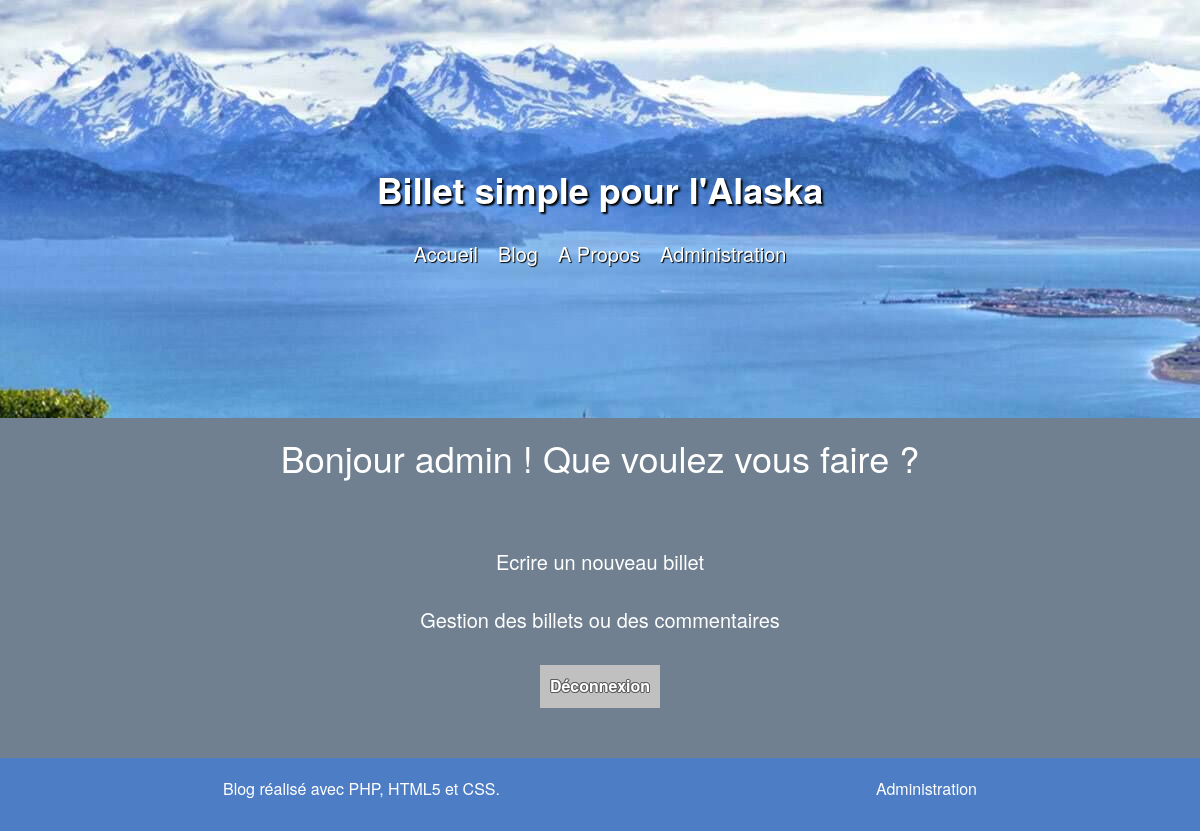
Page /index.php?action=admin (signed in) on the earlier database version.
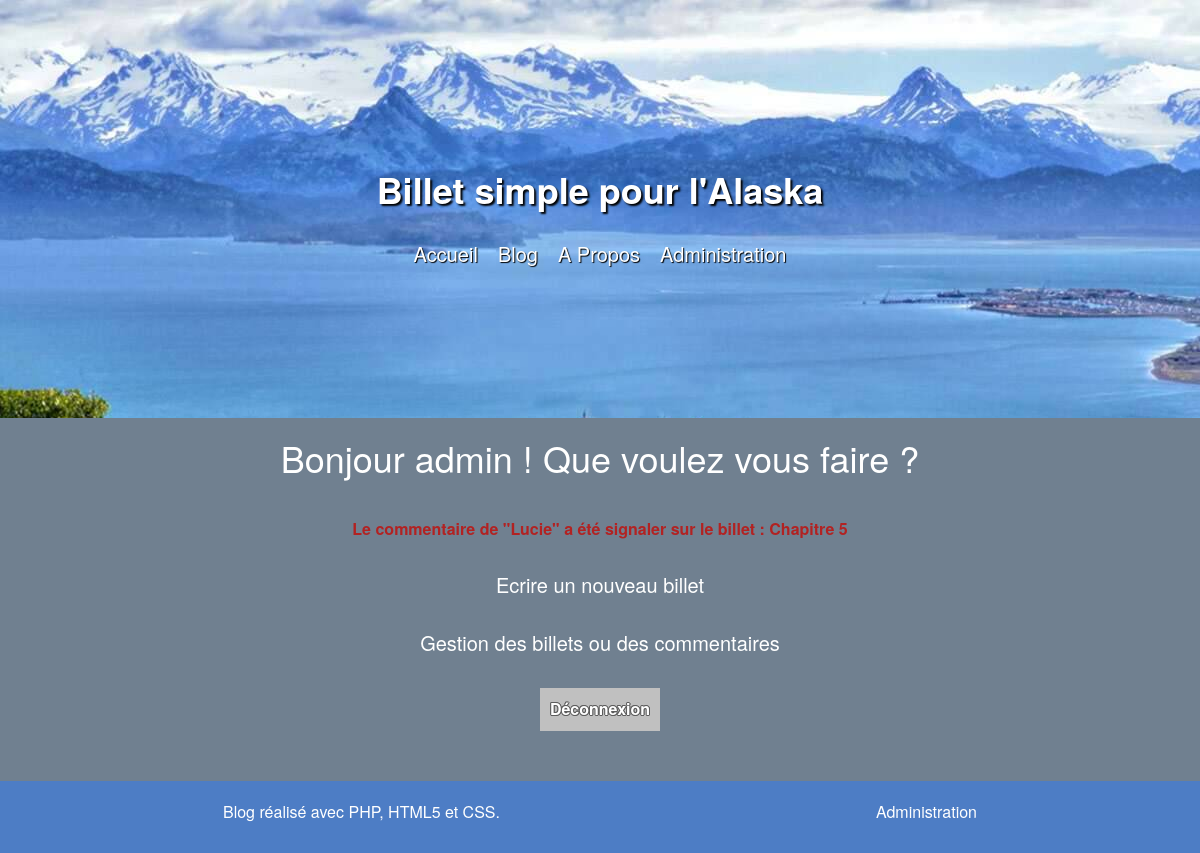
Same page on the later database version.
### tables this page shows
CREATE TABLE IF NOT EXISTS `comments` (
  `id` int(11) NOT NULL,
  `post_id` int(11) NOT NULL,
  `author` varchar(255) NOT NULL,
  `comment` text NOT NULL,
  `reported` tinyint(1) NOT NULL,
  `comment_date` datetime NOT NULL
);

CREATE TABLE IF NOT EXISTS `posts` (
  `id` int(11) NOT NULL,
  `title` varchar(255) NOT NULL,
  `content` text NOT NULL,
  `author` varchar(255) NOT NULL,
  `publication_date` datetime NOT NULL
);

### Controler/ControlerAdmin.php (called while the page is built, shortened)
<?php
require_once 'View/View.php';
require_once 'Model/Comment.php';
class ControlerAdmin {
    public function __construct() {
        $this->comment = new Comment();
  }
    public function view() {
      $reportedCom = $this->comment->getReportedCom();
         $view = new View("Admin");
         $view->generate(array('reportedCom' => $reportedCom));
  }
}

### index.php (called while the page is built)
<?php
require('Controler/Router.php');
$router = new Router();
$router->routerQuery();

### Model/Comment.php (called while the page is built, shortened)
<?php
require_once 'Model/Model.php';
class Comment extends Model {
    public function getReportedCom() {
        $sql = 'SELECT posts.title, comments.author FROM posts INNER JOIN comments ON comments.post_id=posts.id WHERE comments.reported=1';
        $comments = $this->executeQuery($sql);
        return $comments;
    }
}

### Model/Model.php (called while the page is built)
<?php
abstract class Model {
    private $bdd;
    protected function executeQuery($sql, $params = null) {
        if ($params == null) {
            $result = $this->getBdd()->query($sql);
        }
        else {
            $result = $this->getBdd()->prepare($sql);
            $result->execute($params);
        }
        return $result;
    }
    private function getBdd(){
        if($this->bdd == null){
            $this->bdd = new PDO('mysql:host=localhost;dbname=P8;charset=utf8', 'root', 'root', array(PDO::ATTR_ERRMODE => PDO::ERRMODE_EXCEPTION));
        }
        return $this->bdd;
    }
}

### View/viewAdmin.php (the view, shortened to what this page needs)
<?php $this->title = 'Administration'; ?>
<?php
            if (isset($_SESSION['id']) AND isset($_SESSION['login']))
            { ?>
            <div class="col-md-offset-2 col-md-8 col-xs-offset-1 col-xs-10 homeConnectAdmin">
                <h1>Bonjour <?=  $_SESSION['login'] ?> ! Que voulez vous faire ?</h1>
            </div>
            <div class="col-md-offset-2 col-md-8 col-xs-offset-1 col-xs-10 resportedComList">
                <?php foreach ($reportedCom as $com): ?>
                <div class="warning">
                    Le commentaire de "<?= $com['author']?>" a été signaler sur le billet : <?= $com['title']?>
                </div>
                <?php endforeach;?>
            </div>
            <div class="col-md-offset-2 col-md-8 col-xs-offset-1 col-xs-10 actionLink">
                <a href="index.php?action=postForm">Ecrire un nouveau billet</a>
                <a href="index.php?action=blog&AMP;page=1">Gestion des billets ou des commentaires</a>
                <form action="index.php?action=disconnect" method="post">
                    <input type="submit" value="Déconnexion" name="Deconnexion" class="disconnectAdmin"/>
                </form>
            </div>
             <?php } ?>

### View/template.php (shortened to what this page needs)
<!doctype html>
<html lang="fr">
    <head>
        <link rel="stylesheet" href="https://maxcdn.bootstrapcdn.com/bootstrap/3.3.7/css/bootstrap.min.css"
>
        <link rel="stylesheet" href="public/style.css" />
    </head>
    <body>
        <div class="container-fluid">
            <header class="row header">
                <div class="col-xs-12">
                    <h1 id="titleBlog">Billet simple pour l'Alaska</h1>
                </div>
                <div class="col-xs-12 menu">
                    <ul>
                        <li><a href="index.php">Accueil</a></li>
                        <li><a href="index.php?action=blog&AMP;page=1">Blog</a></li>
                        <li><a href="index.php?action=contact">A Propos</a></li>
                        <?php
                             if (isset($_SESSION['id']) AND isset($_SESSION['login']))
                            { ?>
                            <li><a href="index.php?action=admin">Administration</a></li>
                            <?php
                             }
                            ?>
                    </ul>
                </div>
            </header>
            <div class="row content">
                <?= $content ?>
            </div>
            <footer class="row footer">
                <div class="col-xs-12 textFooter">
                    <p>Blog réalisé avec PHP, HTML5 et CSS.</p>
                    <a href="index.php?action=admin" class="adminLink">Administration</a>
                </div>
            </footer>
        </div>
    </body>
</html>

### Controler/router.php (shortened to what this page needs)
<?php
require_once 'View/View.php';
class Router {
    private $ctrlHome;
    private $ctrlPost;
    private $ctrlContact;
    private $ctrlAdmin;
    private $ctrlComment;
    public function __construct() {
        $this->ctrlHome = new ControlerHome();
        $this->ctrlPost = new ControlerPost();
        $this->ctrlContact = new ControlerContact();
        $this->ctrlAdmin = new ControlerAdmin();
        $this->ctrlComment = new ControlerComment();
    }
    public function routerQuery(){
        try{
            if(isset($_GET['action'])){
                if($_GET['action'] == 'post'){
                    $postId = intval($this->getParam($_GET, 'id'));
                    $page = intval($this->getParam($_GET, 'page'));
                    if($postId != 0){
                        if($page > 0){
                            $this->ctrlPost->post($postId, $page);
                        }
                        else{
                            throw new Exception("Numéro de page non valide");
                        }
                    }
                    else{
                        throw new Exception("Identifiant de billet non valide");
                   }
                }
                elseif($_GET['action'] == 'contact'){
                    $this->ctrlContact->view();
                }
                elseif ($_GET['action'] == 'admin') {
                    $this->ctrlAdmin->view();
               }
               elseif ($_GET['action'] == 'disconnect'){
                session_start();
                session_destroy();
                $this->ctrlAdmin->view();
              }
              elseif ($_GET['action'] == 'postForm') {
                   $this->ctrlPost->view();
                }
                elseif ($_GET['action'] == 'confirm') {
                    $postId = intval($this->getParam($_POST, 'postId'));
                    $this->ctrlPost->confirm($postId);
                }
                elseif ($_GET['action'] == 'report') {
                    $comId = intval($this->getParam($_POST, 'comId'));
                    $postId = intval($this->getParam($_POST, 'postId'));
                    $page = intval($this->getParam($_POST, 'page'));
                    $this->ctrlPost->reportComment($comId, $postId, $page);
          }
          elseif ($_GET['action'] == 'confirmCom') {
              $idCom = $this->getParam($_POST, 'id_com');
              $this->ctrlComment->confirm($idCom);
          }
            else{
                throw new Exception("Action non valide");
             }
           }
           else{
               $this->ctrlHome->home();
            }
        }
        catch (Exception $e) {
            $this->error($e->getMessage());
        }
    }
}

### View/View.php (shortened to what this page needs)
<?php
class View {
    private $file;
    private $title;
    public function __construct($action) {
        $this->file = "View/view" . $action . ".php";
    }
    public function generate($data) {
        $content = $this->generateFile($this->file, $data);
        $view = $this->generateFile('View/Template.php',
        array('title' => $this->title, 'content' => $content));
        echo $view;
    }
    private function generateFile($file, $data) {
        if (file_exists($file)) {
            extract($data);
            require $file;
            return ob_get_clean();
        }
        else {
            throw new Exception("Fichier '$file' introuvable");
        }
    }
}

### public/style.css (style rules this page uses)
body { margin: 0; padding: 0; font-size: 16px; background: slategrey; color: white; }
.submitCom, .reportButton, .connectAdmin , .disconnectAdmin, .submitPost, .confirm, .cancel, .confirmCom { background: silver; color: white; font-weight: bold; border: none; padding: 10px; text-shadow: rgb(93, 93, 93) 1px 0px 0px, rgb(93, 93, 93) 0.533333px 0.833333px 0px, rgb(93, 93, 93) -0.416667px 0.916667px 0px, rgb(93, 93, 93) -0.983333px 0.133333px 0px, rgb(93, 93, 93) -0.65px -0.75px 0px, rgb(93, 93, 93) 0.283333px -0.966667px 0px, rgb(93, 93, 93) 0.966667px -0.283333px 0px; }
.header { text-align: center; background: url(img/alaska.jpg) scroll no-repeat; padding: 150px 0; }
#titleBlog { color: white; text-shadow: 2px 2px 2px black; font-weight: bold; }
.menu ul { display: flex; justify-content: center; margin: 0; padding: 0; }
.menu li { list-style: none; margin: 20px 10px 0 10px; }
.menu a { color: white; font-size: 2rem; text-shadow : 1px 1px 1px black; }
.footer { text-align: center; margin-top: 50px; background: #4d7dc5; padding: 20px; }
.textFooter { display: flex; justify-content: space-around; }
.adminLink, .adminLink:hover { color: white; }
form { text-align: center; }
.warning { color: firebrick; font-weight: bold; }
.homeConnectAdmin { text-align: center; }
.resportedComList { text-align: center; padding: 30px 0 30px 0; }
.actionLink { display: flex; flex-direction: column; align-items: center; }
.actionLink a { color: white; font-size: 2rem; margin-bottom: 30px }

Differences in the rows shown:
added comments: author "Lucie", post.title "Chapitre 5"
